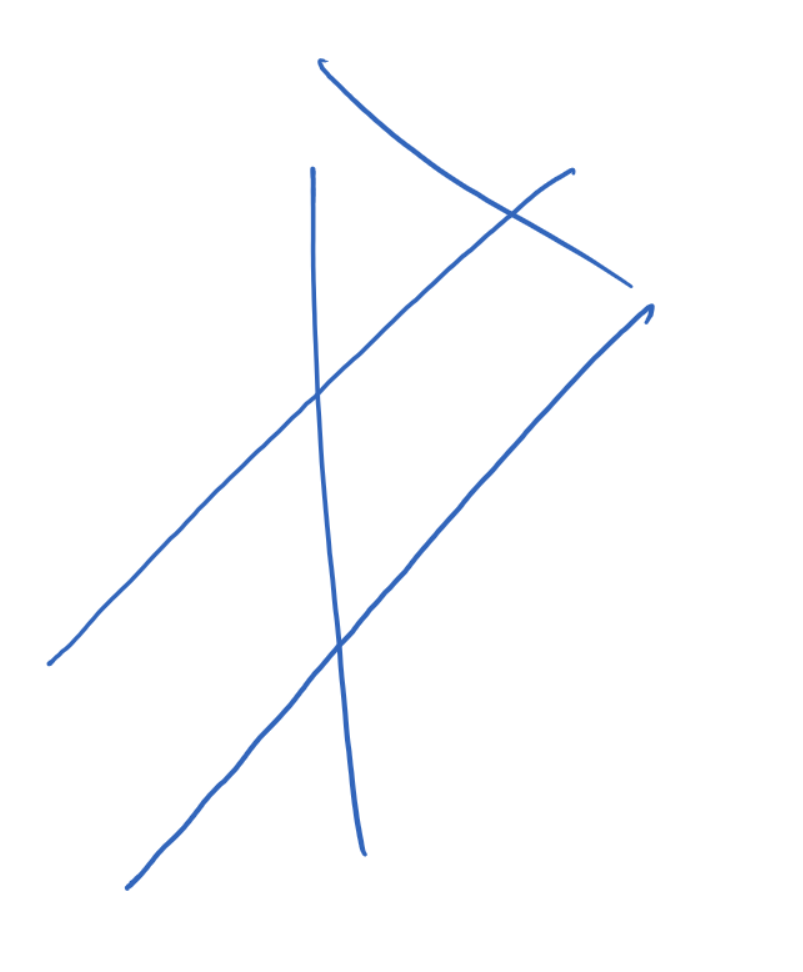
#> input picture Lab7/handdrawing.tif, 803 x 972 px
$ python HoughLines_skeleton.py
#> lines starting #> are read from the running program, lines starting #| are printed output that depends on the picture; after the words box and inside, x2 and y2 are one past the last pixel; in counts of white or black regions, pixels touching at a corner belong together
import os # Operating System

import cv2 as cv# OpenCV
import numpy as np # numeric computations package
import matplotlib.pyplot as plt # Bilder und Graphen wie in MALAB plotten
from skimage.feature.peak import peak_local_max
import matplotlib.cm as cm

def invert_lut(lut):
    indexFromValue = np.empty_like(lut)
    for index, value in enumerate(lut):
        indexFromValue[int(np.round(value))] = index
    return indexFromValue


class HoughLines():
    def __init__(self, img):
        self.maximaOnVotingSpace = None
        self.normalVectors = None
        self.imgDimensionX = img.shape[1]
        self.imgDimensionY = img.shape[0]
        self.maxRadius = int(np.sqrt(self.imgDimensionX ** 2 + self.imgDimensionY ** 2))
        self.minRadius = (-1) * self.maxRadius
        self.maxThetaDegrees = int(180)

        self.radiusFromIndex = np.arange(self.minRadius, self.maxRadius+1)
        self.indexFromRadius = invert_lut(self.radiusFromIndex)
        self.angleFromIndex = np.arange(0, self.maxThetaDegrees)
        self.indexFromAngle = invert_lut(self.angleFromIndex)

        self.votingSpace = np.zeros((len(self.angleFromIndex), len(self.radiusFromIndex)) , int)
        self.normalVectors = self.__compute_normal_vectors__(self.angleFromIndex)
        self.__vote_from_image__(img)
        self.maximaOnVotingSpace = self.__find_peaks__(self.votingSpace)


    def __compute_normal_vectors__(self, degrees):
        normalVectors = np.empty((len(degrees), 2), dtype=float)
        for index, thetaDegrees in enumerate(degrees):
            foo = 0  # <----
            normalVectors[index, :] = np.array([foo, foo])   # <----
        return normalVectors


    def __vote_from_pixel__(self, imageCoordinateXY: np.ndarray, grayValue: int):
        for angleDegrees in np.arange(0, self.maxThetaDegrees):
            foo = 0  # <----
            radiusIndex = foo  # <----
            angleIndex = foo  # <----
            self.votingSpace[angleIndex, radiusIndex] += grayValue


    def __vote_from_image__(self, img):
        for x in np.arange(0, self.imgDimensionX):
            for y in np.arange(0, self.imgDimensionY):
                imageCoordinateXY = np.array([x, y])
                grayValue = img[y, x]
                if grayValue > 0:
                    self.__vote_from_pixel__(imageCoordinateXY, grayValue )


    def __normalize_voting_space__(self):
        self.votingSpace = 255 * self.votingSpace.astype(float) / np.amax(self.votingSpace)


    def __find_peaks__(self, votingSpace):
        return peak_local_max(votingSpace, min_distance=3, num_peaks = 10, threshold_rel = 0.4)[:,::-1]


    def show_peaks_on_voting_space(self):
        drawingImage = self.votingSpace.copy()
        radius = int(self.maxRadius / 50)
        for peak in self.maximaOnVotingSpace:
            center = peak
            cv.circle(drawingImage, center, radius, color = (255, 100, 100), thickness = 1)
        plt.figure()
        plt.imshow(drawingImage,cmap="jet")
        plt.title("Voting Space with Peak locations")
        plt.show()


    def show_voting_space(self):
        plt.figure()
        maxVote=np.amax(self.votingSpace)
        plt.imshow(self.votingSpace, cmap ="jet", vmin = 0, vmax=maxVote)
        plt.title("HoughtLines Voting Space: maxVote:{}".format(maxVote))
        plt.show()


    def __draw_found_line__(self, img, houghPeakCoordinates, halfLength = 200, color=(255,255,255)):
        foo = 0   # <----
        startPoint = foo   # <----
        endPoint = foo   # <----
        cv.line(img, startPoint.astype(int), endPoint.astype(int), color = color, thickness = 1)


    def show_found_lines(self, img):
        if img is not None:
            drawingImage = cv.cvtColor(img, cv.COLOR_GRAY2RGB)
        else:
            img = np.zeros((self.imgDimensionY, self.imgDimensionX), dtype=np.uint8)

        cmap = cm.get_cmap('jet')
        nr_lines = self.maximaOnVotingSpace.shape[0]
        for id, m in enumerate(self.maximaOnVotingSpace):
            color = tuple(255*np.array(cmap(id/(nr_lines))[0:3]))
            self.__draw_found_line__(drawingImage, m, color=color)

        plt.figure()
        plt.imshow(drawingImage)
        plt.title("Found Lines")
        plt.show()


def main():
    # load Image
    imgOriginal = plt.imread('handdrawing.tif')
#> imgOriginal is the input picture: shape (972, 803, 4); mean R, G, B, A 251.7, 252.5, 253.9, 255
    img = cv.pyrDown(cv.pyrDown(cv.pyrDown(cv.cvtColor(imgOriginal, cv.COLOR_RGB2GRAY)))).astype(float)
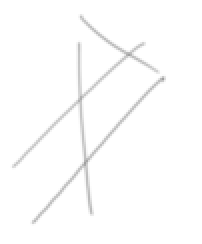
#> img: shape (122, 101) float64 (shown 2 times larger); min 159, max 255, mean 252.5
    # Invert Image such that bright pixels represent the lines
    img = np.amax(img)-img
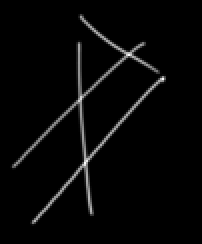
#> img: shape (122, 101) float64 (shown 2 times larger); min 0, max 96, mean 2.5; drawn with min black and max white
    imgNormalized = ((img.astype(int)*255)/np.amax(img)).astype(np.uint8)

    # Show image
    plt.figure()
    plt.imshow(imgNormalized, cmap=plt.cm.gray, vmin=0, vmax=255)
    plt.title("Image to be analyzed with Hough-Lines Algorithm")
    plt.show()

    # HoughVoting
    houghLines = HoughLines(imgNormalized)
#> in __init__, `self.maximaOnVotingSpace = self.__find_peaks__(self.votingSpace)`:
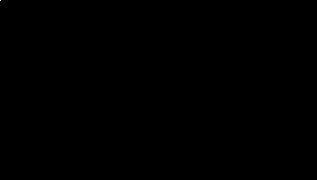
#> self.votingSpace: shape (180, 317) int64; values 0 (black) and 14821200 (white), 0% white in thin lines or dots, all inside (x1, y1, x2, y2) = (0, 0, 1, 1)
    houghLines.__normalize_voting_space__()
    houghLines.show_voting_space()
    houghLines.show_peaks_on_voting_space()
    houghLines.show_found_lines(imgNormalized)


if __name__ == "__main__":
    main()
